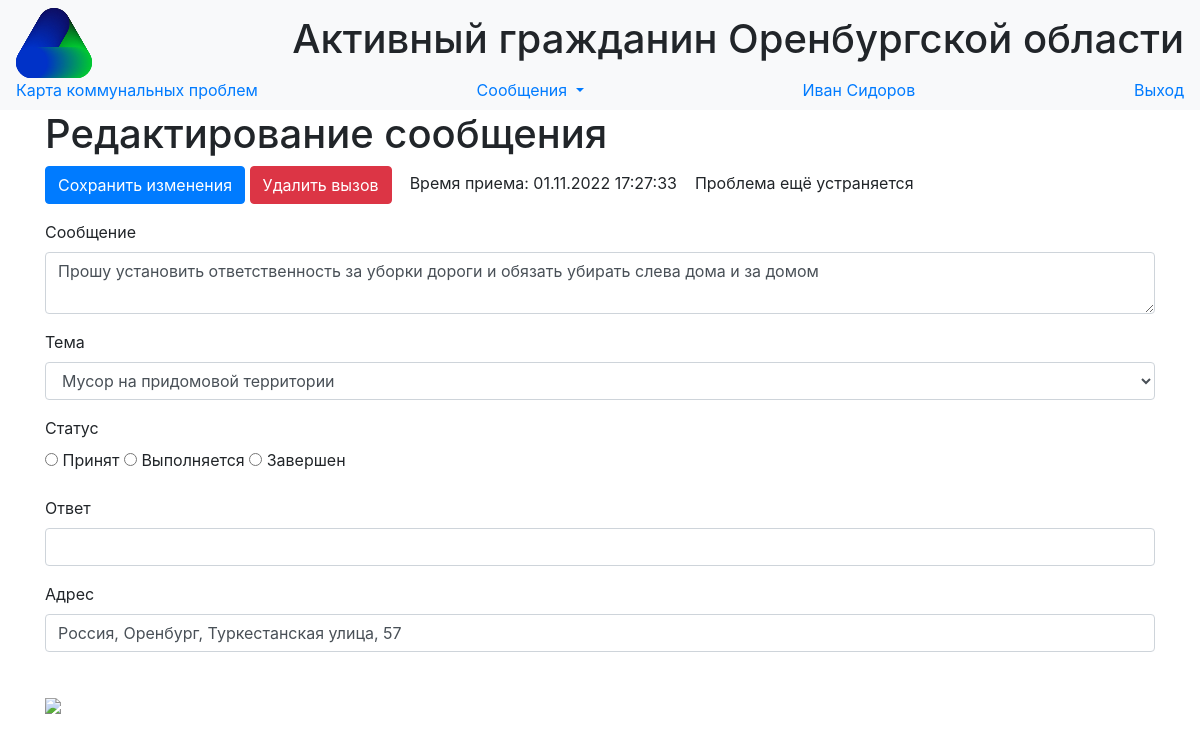
/calls/5 (signed in), run on the app's committed database.
### data/users.py (models this page shows, shortened)
class User(SqlAlchemyBase, UserMixin,SerializerMixin):
    __tablename__ = 'users'
    id = sqlalchemy.Column(sqlalchemy.Integer,
                           primary_key=True, autoincrement=True)
    surname = sqlalchemy.Column(sqlalchemy.String, nullable=True)
    name = sqlalchemy.Column(sqlalchemy.String, nullable=True)
    position = sqlalchemy.Column(sqlalchemy.String, nullable=True)
    locality = sqlalchemy.Column(sqlalchemy.String, nullable=True)
    email = sqlalchemy.Column(sqlalchemy.String,
                              index=True, unique=True, nullable=True)
    hashed_password = sqlalchemy.Column(sqlalchemy.String, nullable=True)
    modified_date = sqlalchemy.Column(sqlalchemy.DateTime,
                                      default=datetime.datetime.now)

### data/calls.py (models this page shows, shortened)
class Call(SqlAlchemyBase, SerializerMixin):
    __tablename__ = 'calls'
    id = sqlalchemy.Column(sqlalchemy.Integer,
                           primary_key=True, autoincrement=True)
    message = sqlalchemy.Column(sqlalchemy.String, nullable=True)
    address = sqlalchemy.Column(sqlalchemy.String, nullable=True)
    point = sqlalchemy.Column(sqlalchemy.String, nullable=True)
    service = sqlalchemy.Column(sqlalchemy.String, nullable=True)
    status = sqlalchemy.Column(sqlalchemy.String, nullable=True)
    call_time = sqlalchemy.Column(sqlalchemy.DateTime,
                                  default=datetime.datetime.utcnow())
    finish_time = sqlalchemy.Column(sqlalchemy.DateTime,
                                    nullable=True)
    answer = sqlalchemy.Column(sqlalchemy.String, nullable=True)

### main.py (the view, shortened to what this page needs)
@app.route('/calls/<int:call_id>', methods=['GET', 'POST'])
@login_required
def edit_call(call_id):
    form = EditCallForm()
    if request.method == "GET":
        db_sess = db_session.create_session()
        call = db_sess.query(Call).filter(Call.id == call_id).first()
        if call:
            form.message.data = call.message
            form.address.data = call.address
            form.service.data = call.service
            form.status.data = call.status
            form.answer.data = call.answer
            form.call_id.data = call.id
            form.call_time.data = call.call_time
            form.finish_time.data = call.finish_time
            if call.point:
                x, y = call.point.split()
                form.point.data = f"{x},{y}"
        else:
            abort(404)
    return render_template('edit_call.html',
                           title='Редактирование вызова',
                           form=form
                           )

### forms/editcallform.py
class EditCallForm(FlaskForm):
    message = TextAreaField('Сообщение', validators=[DataRequired(message="Поле 'сообщение' не может быть пустым")])
    address = StringField('Адрес', validators=[DataRequired(message="Поле 'адрес' не может быть пустым"),
                                                            AddressRequired(unique=True)])
    service = SelectField(u'Тема',
                          choices=
                          [(x, x) for x in translateT.values()])
    status = RadioField('Статус',
                        choices=[('received', 'Принят'), ('serviced', 'Выполняется'), ('finished', 'Завершен')])
    answer = StringField('Ответ')
    call_time = DateTimeField('Время вызова')
    finish_time = DateTimeField('Время завершения')
    call_id = IntegerField('ID')
    point = StringField('Point')
    submit = SubmitField('Cохранить изменения')

### data/db_session.py (called while the page is built)
def create_session() -> Session:
    global __factory
    return __factory()

### main.py (called while the page is built)
@login_manager.user_loader
def load_user(user_id):
    db_sess = db_session.create_session()
    return db_sess.query(User).get(user_id)

### templates/edit_call.html (shortened to what this page needs)
{% extends "base.html" %}
{% block content %}
<h1> Редактирование сообщения </h1>
<form action="" method="post">
    <p>{{ form.submit(type="submit", class="btn btn-primary") }}
        <a href="/delete_call/{{ form.call_id.data }}" class="btn btn-danger"> Удалить вызов </a> &nbsp;&nbsp;
        Время приема: {{ moment(form.call_time.data).format("DD.MM.YYYY HH:mm:ss") }} &nbsp;&nbsp;
        {% if form.status.data == "finished" %}
            Время завершения: {{ moment(form.finish_time.data).format("DD.MM.YYYY HH:mm:ss") }}
        {% else %}
            Проблема ещё устраняется
        {% endif %}
    </p>
    <p>
        {{ form.message.label }}<br>
        {{ form.message(class="form-control") }}
    </p>
    <p>
        {{ form.service.label }}<br>
        {{ form.service(class="form-control") }}
    </p>
    <p>
        {{ form.status.label }}<br>
        {% for subfield in form.status %}
            <tr>
                <td>{{ subfield }}</td>
                <td>{{ subfield.label }}</td>
            </tr>
        {% endfor %}
    </p>
    <p>
        {{ form.answer.label }}<br>
        {{ form.answer(class="form-control") }}
    </p>
    <p>
        {{ form.address.label }}<br>
        {{ form.address(class="form-control") }}
        <br>
    </p>
    <p>
        {% if form.point %}
            <img src="https://static-maps.yandex.ru/1.x/?ll={{form.point.data}}&size=300,300&z=16&l=map&pt={{form.point.data}},comma">
        {% endif %}
    </p>
</form>
{% endblock %}

### templates/base.html (shortened to what this page needs)
<!DOCTYPE html>
<html lang="en">
<head>
    <link rel="stylesheet" href="../static/css/bootstrap.min.css">
    <link rel="stylesheet" type="text/css" href="../static/css/style.css" />
</head>
  <body>
    <header>
      <nav class="navbar navbar-light bg-light">
          <img src="/static/favicon.svg" height = "70px">
          <h1>Активный гражданин Оренбургской области </h1>
          <a class="nav-brand" href="/map">Карта коммунальных проблем</a>
          {% if current_user.is_authenticated %}
          <div class="nav-item dropdown">
          <a class="nav-brand dropdown-toggle" href="#" id="navbarDropdownMenuLink" role="button"
             data-toggle="dropdown" aria-haspopup="true" aria-expanded="false"> Сообщения </a>
          </div>
          <a class="navbar-link" href="/users/{{current_user.id}}">{{current_user.name}} {{current_user.surname}}</a>
          <a class="navbar-link" href="/logout">Выход</a>
          {% else %}
            <p>
                <a class="btn btn-success" href="/login">Войти</a>
                <a class="btn btn-primary " href="/register">Зарегистрироваться</a>
            </p>
          {% endif %}
      </nav>
    </header>
    <main role="main" class="container">
        {% block content %}
        {% endblock %}
    </main>
  </body>
</html>

### data on the page
User: name "Иван", surname "Сидоров"
Call: call_time "01.11.2022 17:27:33", message "Прошу установить ответственность за уборки дороги и обязать убирать слева дома и за домом", service "Мусор на придомовой территории", address "Россия, Оренбург, Туркестанская улица, 57"

### other printed values
{{ subfield.label }} "Принят" "Выполняется" "Завершен"
